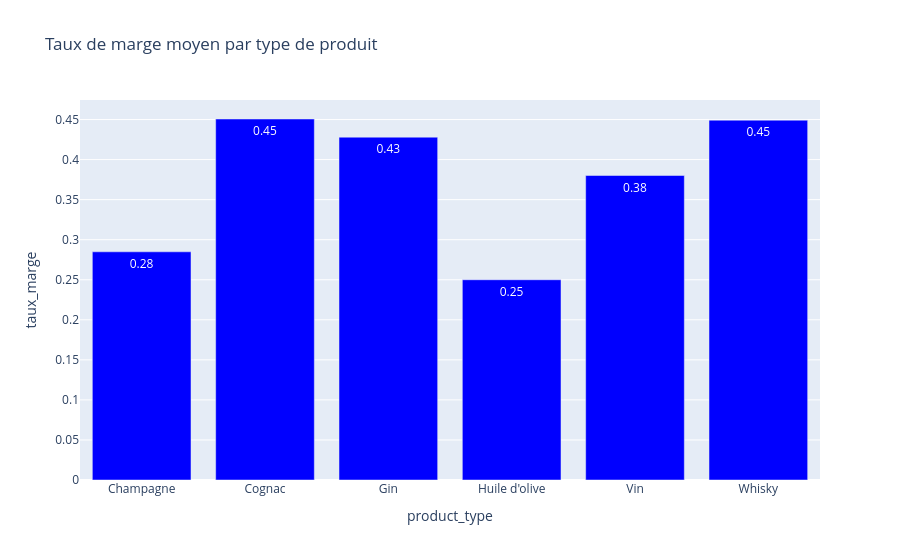

Source (notebook cell):
### Code cell
#Création d'un dataframe avec le taux de marge moyen par type de produit
taux_marge_moyen=taux_positifs.groupby("product_type")["taux_marge"].mean().reset_index()
#Affichage dans un graphique du taux de marge par type de produit
fig=px.bar(taux_marge_moyen,
x="product_type",
y="taux_marge",
title="Taux de marge moyen par type de produit",
text_auto=".2f")
fig.update_traces(marker_color="blue")
fig.show()

### Figure 1 — Plotly figure (JSON) as saved in the notebook; plotly's stock layout.template omitted (floating-point values rounded to 4 significant figures)
{"data": [{"hovertemplate": "product_type=%{x}<br>taux_marge=%{y}<extra></extra>", "legendgroup": "", "marker": {"color": "blue", "pattern": {"shape": ""}}, "name": "", "orientation": "v", "showlegend": false, "textposition": "auto", "texttemplate": "%{y:.2f}", "type": "bar", "x": ["Champagne", "Cognac", "Gin", "Huile d'olive", "Vin", "Whisky"], "xaxis": "x", "y": [0.2849, 0.4507, 0.428, 0.25, 0.3801, 0.4492], "yaxis": "y"}], "layout": {"barmode": "relative", "legend": {"tracegroupgap": 0}, "title": {"text": "Taux de marge moyen par type de produit"}, "xaxis": {"anchor": "y", "domain": [0, 1], "title": {"text": "product_type"}}, "yaxis": {"anchor": "x", "domain": [0, 1], "title": {"text": "taux_marge"}}}}
